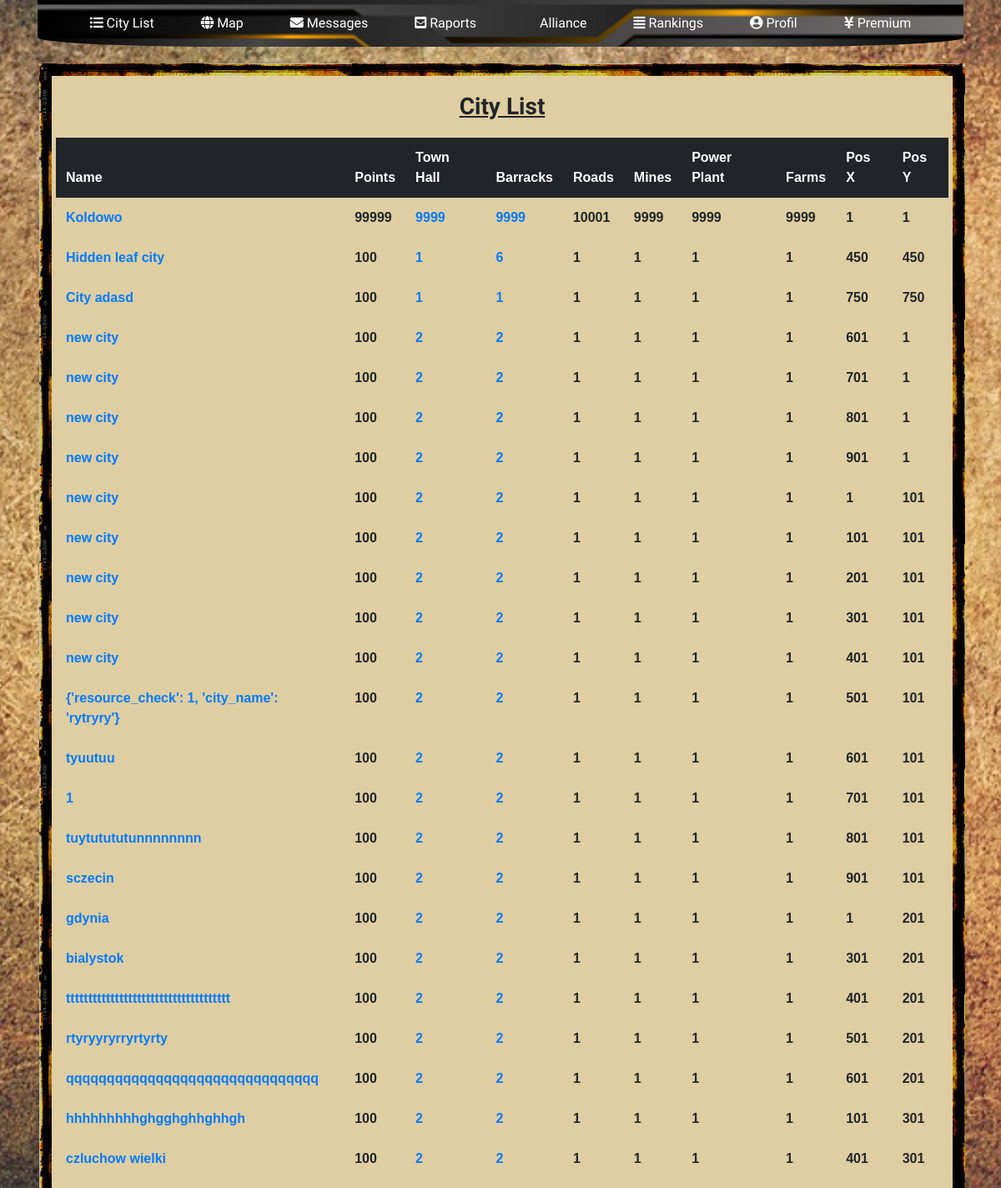
The page /miasto/city_list/ (signed in) on the database its author committed.
### cityMap/models.py (models this page shows, shortened)
class CityOwned(models.Model):
    city_owner = models.ForeignKey('auth.User', on_delete=models.CASCADE)
    city_name = models.CharField(max_length=100, default="City")
    is_capital = models.BooleanField(default=False)
    pos_x = models.IntegerField(default=1)
    pos_y = models.IntegerField(default=1)
    server = models.ForeignKey(Server, on_delete=models.CASCADE, blank=True, null=True)
    town_hall = models.IntegerField(default=1)
    barracks = models.IntegerField(default=1)
    roads = models.IntegerField(default=1)
    mines = models.IntegerField(default=1)
    power_plant = models.IntegerField(default=1)
    farms = models.IntegerField(default=1)
    housing = models.IntegerField(default=1)
    infantry = models.IntegerField(default=0)
    hinfantry = models.IntegerField(default=0)
    planes = models.IntegerField(default=0)
    ltanks = models.IntegerField(default=0)
    htanks = models.IntegerField(default=0)
    motorized = models.IntegerField(default=0)
    food = models.IntegerField(default=0)
    electricity = models.IntegerField(default=0)
    ore = models.IntegerField(default=0)
    population = models.IntegerField(default=100)
    points = models.IntegerField(default=100)

### cityMap/views.py (the view)
# urls.py: path('city_list/', views.main_page_city_list, name='main_page_city_list'),
@login_required(login_url='../../../../../../../')
def main_page_city_list(request):
    user = request.user
    city_list = CityOwned.objects.filter(city_owner=user.id)
    return render(request, 'indexCityList.html', {'city_list': city_list})

### cityMap/templates/indexCityList.html
{% extends 'cityList.html' %}
{% block cityListPanel %}
<div style="width: 1110px">
    <div class="row col-lg-12 cityListPanel">
        <h3 class="h3 custom-center font-weight-bold"><u>City List
        </u></h3>
        <table class="table table-hover table-borderless">
            <thead class="thead-dark">
            <tr>
                <th scope="col">Name</th>
                <th scope="col">Points</th>
                <th scope="col">Town Hall</th>
                <th scope="col">Barracks</th>
                <th scope="col">Roads</th>
                <th scope="col">Mines</th>
                <th scope="col">Power Plant</th>
                <th scope="col">Farms</th>
                <th scope="col">Pos X</th>
                <th scope="col">Pos Y</th>
            </tr>
            </thead>
            <tbody>
            {% for city in city_list %}
            <tr>
                <td><a href='../{{ city.id }}'>{{ city.city_name }}</a></td>
                <td>{{ city.points }}</td>
                <td><a href='../{{ city.id }}/rozbudowa'>{{ city.town_hall }}</a></td>
                <td><a href='../{{ city.id }}/rekrutacja'>{{ city.barracks }}</a></td>
                <td>{{ city.roads }}</td>
                <td>{{ city.mines }}</td>
                <td>{{ city.power_plant }}</td>
                <td>{{ city.farms }}</td>
                <td>{{ city.pos_x }}</td>
                <td>{{ city.pos_y }}</td>
            </tr>
            {% endfor %}
            </tbody>
        </table>
    </div>
</div>
{% endblock %}

### cityMap/static/cityMap/cityListCss.css (style rules this page uses)
body { background: url('../cityMap/assets/yellowBackground2.png') no-repeat center center fixed; background-size: cover; }
.custom-center { margin: auto; }
.cityListPanel { background-color: rgb(223, 206, 162); border: 15px solid transparent; border-image: url('../cityMap/assets/border8.png') 30 round; margin-left: 2px; margin-top: 20px; padding: 10px 5px; }
.cityListPanel h3 { font-family: 'Lobster'; margin-top: 10px; margin-bottom: 20px; }
th, td { border-top: none; font-weight: bold; }
table { font-family: arial, sans-serif; }

### rows shown on the page
CityOwned: city_name "Koldowo", points "99999", town_hall "9999", barracks "9999", roads "10001", mines "9999", power_plant "9999", farms "9999", pos_x "1", pos_y "1"
CityOwned: city_name "Hidden leaf city", points "100", town_hall "1", barracks "6", roads "1", mines "1", power_plant "1", farms "1", pos_x "450", pos_y "450"
CityOwned: city_name "City adasd", points "100", town_hall "1", barracks "1", roads "1", mines "1", power_plant "1", farms "1", pos_x "750", pos_y "750"
CityOwned: city_name "new city", points "100", town_hall "2", barracks "2", roads "1", mines "1", power_plant "1", farms "1", pos_x "601", pos_y "1"
CityOwned: city_name "new city", points "100", town_hall "2", barracks "2", roads "1", mines "1", power_plant "1", farms "1", pos_x "701", pos_y "1"
CityOwned: city_name "new city", points "100", town_hall "2", barracks "2", roads "1", mines "1", power_plant "1", farms "1", pos_x "801", pos_y "1"
CityOwned: city_name "new city", points "100", town_hall "2", barracks "2", roads "1", mines "1", power_plant "1", farms "1", pos_x "901", pos_y "1"
CityOwned: city_name "new city", points "100", town_hall "2", barracks "2", roads "1", mines "1", power_plant "1", farms "1", pos_x "1", pos_y "101"
CityOwned: city_name "new city", points "100", town_hall "2", barracks "2", roads "1", mines "1", power_plant "1", farms "1", pos_x "101", pos_y "101"
CityOwned: city_name "new city", points "100", town_hall "2", barracks "2", roads "1", mines "1", power_plant "1", farms "1", pos_x "201", pos_y "101"
CityOwned: city_name "new city", points "100", town_hall "2", barracks "2", roads "1", mines "1", power_plant "1", farms "1", pos_x "301", pos_y "101"
CityOwned: city_name "new city", points "100", town_hall "2", barracks "2", roads "1", mines "1", power_plant "1", farms "1", pos_x "401", pos_y "101"
CityOwned: city_name "{'resource_check': 1, 'city_name': 'rytryry'}", points "100", town_hall "2", barracks "2", roads "1", mines "1", power_plant "1", farms "1", pos_x "501", pos_y "101"
CityOwned: city_name "tyuutuu", points "100", town_hall "2", barracks "2", roads "1", mines "1", power_plant "1", farms "1", pos_x "601", pos_y "101"
CityOwned: city_name "1", points "100", town_hall "2", barracks "2", roads "1", mines "1", power_plant "1", farms "1", pos_x "701", pos_y "101"
CityOwned: city_name "tuytutututunnnnnnnn", points "100", town_hall "2", barracks "2", roads "1", mines "1", power_plant "1", farms "1", pos_x "801", pos_y "101"
CityOwned: city_name "sczecin", points "100", town_hall "2", barracks "2", roads "1", mines "1", power_plant "1", farms "1", pos_x "901", pos_y "101"
CityOwned: city_name "gdynia", points "100", town_hall "2", barracks "2", roads "1", mines "1", power_plant "1", farms "1", pos_x "1", pos_y "201"
CityOwned: city_name "bialystok", points "100", town_hall "2", barracks "2", roads "1", mines "1", power_plant "1", farms "1", pos_x "301", pos_y "201"
CityOwned: city_name "ttttttttttttttttttttttttttttttttttttt", points "100", town_hall "2", barracks "2", roads "1", mines "1", power_plant "1", farms "1", pos_x "401", pos_y "201"
CityOwned: city_name "rtyryyryrryrtyrty", points "100", town_hall "2", barracks "2", roads "1", mines "1", power_plant "1", farms "1", pos_x "501", pos_y "201"
CityOwned: city_name "qqqqqqqqqqqqqqqqqqqqqqqqqqqqqqq", points "100", town_hall "2", barracks "2", roads "1", mines "1", power_plant "1", farms "1", pos_x "601", pos_y "201"
CityOwned: city_name "hhhhhhhhhghgghghhghhgh", points "100", town_hall "2", barracks "2", roads "1", mines "1", power_plant "1", farms "1", pos_x "101", pos_y "301"
CityOwned: city_name "czluchow wielki", points "100", town_hall "2", barracks "2", roads "1", mines "1", power_plant "1", farms "1", pos_x "401", pos_y "301"
